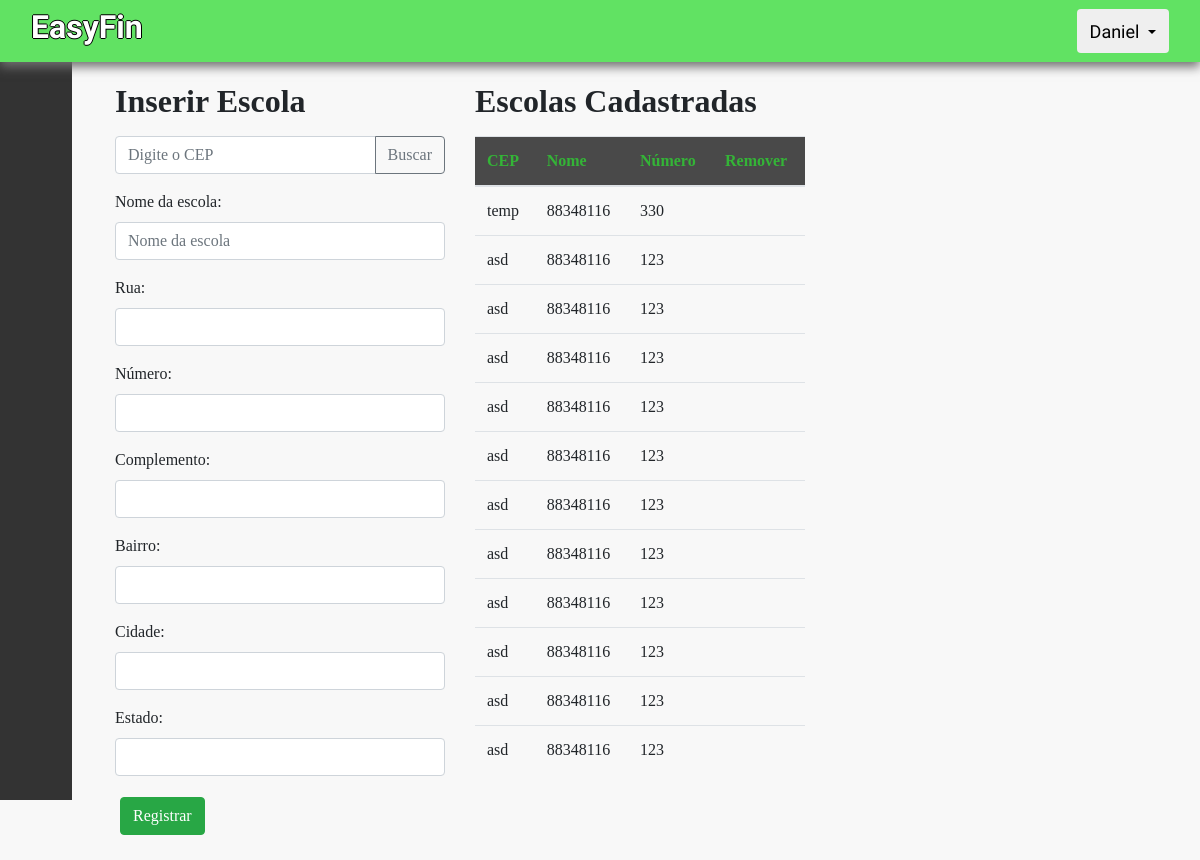
The app's page /escolas (signed in), older data.
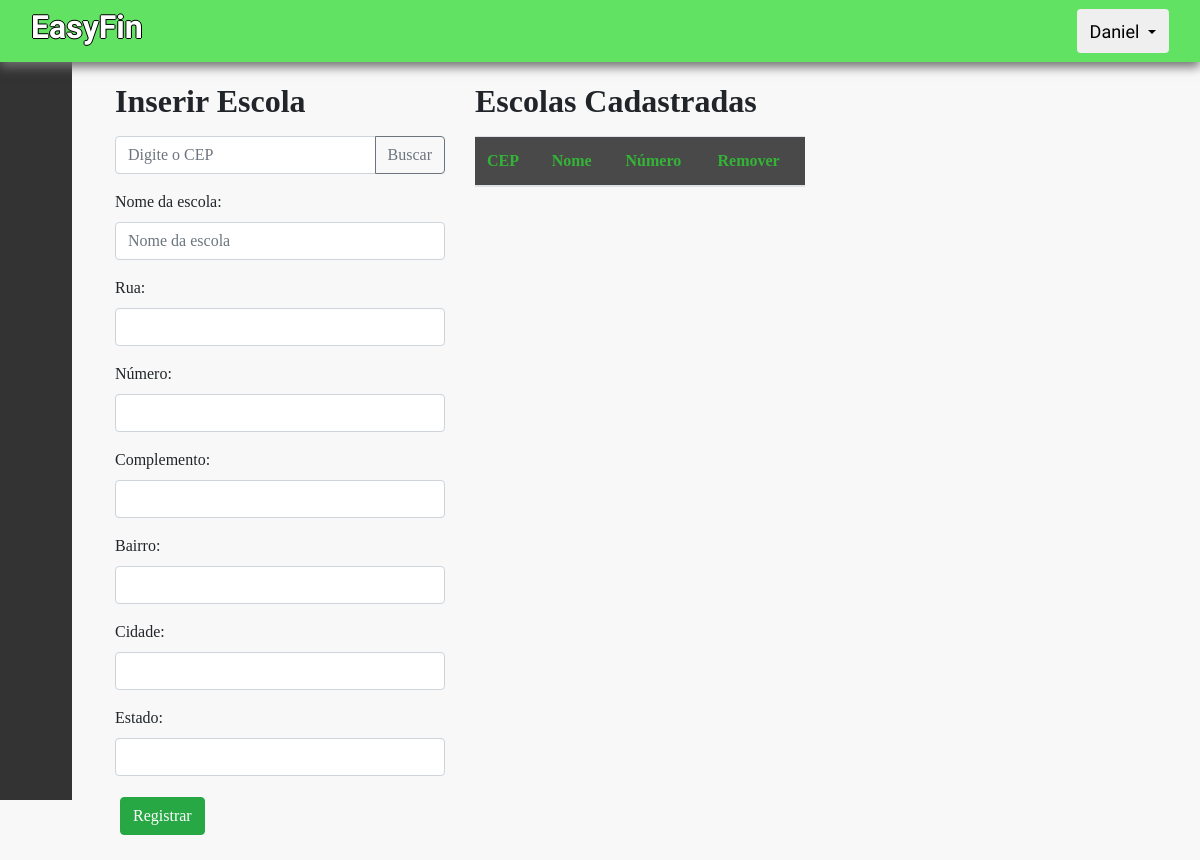
The same page, newer data.
### app/models/tables.py (models this page shows, shortened)
class Professor(db.Model):
    __tablename__ = "professores"
    id = db.Column(db.Integer, primary_key=True)
    email = db.Column(db.String, unique=True)
    nome = db.Column(db.String)
    sobrenome = db.Column(db.String)
    password = db.Column(db.String)
    disciplina = db.Column(db.String)
    @property
    def is_authenticated(self):
        return True

class Escola(db.Model):
    __tablename__ = "escolas"
    id = db.Column(db.Integer, primary_key=True)
    cep = db.Column(db.String)
    nome = db.Column(db.String)
    rua = db.Column(db.String)
    numero = db.Column(db.String)
    complemento = db.Column(db.String)
    bairro = db.Column(db.String)
    cidade = db.Column(db.String)
    estado = db.Column(db.String)

### app/controllers/default.py (the view, shortened to what this page needs)
@app.route("/escolas", methods=["POST", "GET", "DELETE"])
def escolas():
    form = addEscola()
    escolas = Escola.query.all()
    form_rmv = removeEscola()
    return render_template('escolas.html', form=form, escolas=escolas, form_rmv=form_rmv)

### app/models/forms.py
class addEscola(FlaskForm):
    cep = StringField("cep", validators=[DataRequired()])
    nome = StringField("nome", validators=[DataRequired()])
    rua = StringField("rua", validators=[DataRequired()])
    numero = StringField("numero", validators=[DataRequired()])
    complemento = StringField("complemento")
    bairro = StringField("bairro", validators=[DataRequired()])
    cidade = StringField("cidade", validators=[DataRequired()])
    estado = StringField("estado", validators=[DataRequired()])

class removeEscola(FlaskForm):
    nome = StringField("nome", validators=[DataRequired()])

### app/models/tables.py (called while the page is built)
@login_manager.user_loader
def load_user(id):
    return Professor.query.filter_by(id=id).first()

### app/templates/escolas.html (shortened to what this page needs)
{% extends 'logged-base.html' %}
{% block contect %}
<div class="row">
    <div class="col-lg-4">
        <h2 class="subTitulo">Inserir Escola</h2>
        <form action="" method="POST">
            <div class="input-group mb-3">
                {{ form.cep(class="form-control stringInput", placeholder="Digite o CEP", id="cep") }}
                <div class="input-group-append">
                    <button id="search-cep" class="btn btn-outline-secondary" type="button">Buscar</button>
                </div>
            </div>
            <div class="form-group">
                <label>Nome da escola:</label>
                {{ form.nome(class="form-control stringInput", placeholder="Nome da escola", id="nome") }}
            </div>
            <div class="form-group">
                <label>Rua:</label>
                {{ form.rua(class="form-control stringInput", id="rua") }}
            </div>
            <div class="form-group">
                <label>Número:</label>
                {{ form.numero(class="form-control stringInput", id="numero") }}
            </div>
            <div class="form-group">
                <label>Complemento:</label>
                {{ form.complemento(class="form-control stringInput", id="complemento") }}
            </div>
            <div class="form-group">
                <label>Bairro:</label>
                {{ form.bairro(class="form-control stringInput", id="bairro") }}
            </div>
            <div class="form-group">
                <label>Cidade:</label>
                {{ form.cidade(class="form-control stringInput", id="cidade") }}
            </div>
            <div class="form-group">
                <label>Estado:</label>
                {{ form.estado(class="form-control stringInput", id="estado") }}
            </div>
            <button type="submit" class="btn btn-success tn-default btnMargins" id="submit" >Registrar</button>
        </form>
    </div>
    <div class="col-lg-4">
        <h2 class="subTitulo coluna2">Escolas Cadastradas</h2>
        <div class="table-responsive">
            <table class="table" id="rowTable">
                <thead>
                    <tr>
                        <th scope="col">CEP</th>
                        <th scope="col">Nome</th>
                        <th scope="col">Número</th>
                        <th scope="col">Remover</th>
                    </tr>
                </thead>
                <tbody>
                    {% for escola in escolas %}
                    <tr>
                        <td>{{ escola.cep }}</td>
                        <td>{{ escola.nome }}</td>
                        <td>{{ escola.numero }}</td>
                        <td><a href="apagar/escola/{{escola.id}}"></a></td>
                    </tr>
                    {% endfor %}
                </tbody>
            </table>
        </div>
    </div>
</div>
</div>
{% endblock %}

### app/templates/logged-base.html (shortened to what this page needs)
<!DOCTYPE html><html lang="pt-br">
<head>
    <link rel=stylesheet type=text/css href="{{ url_for('static', filename='css/homebase.css') }}">
    <link rel=stylesheet type=text/css href="{{ url_for('static', filename='css/bootstrap.min.css') }}">
    </head>
{% if current_user.is_authenticated %}
<link rel=stylesheet type=text/css href="{{ url_for('static', filename='css/sidebar.css') }}">
<link rel="stylesheet" href="https://cdn.materialdesignicons.com/4.9.95/css/materialdesignicons.min.css"/>
<body class="corpo" style="background-color:rgb(248, 248, 248)">
    <nav class="navbar navPrincipal">
        <div class="container-fluid">
          <h2 class="tituloPrincipal">EasyFin</h2>
          <div class="btn-group">
              <button type="button" class="btn btn-default dropdown-toggle" data-bs-toggle="dropdown" aria-expanded="false" data-toggle="dropdown">
                  <span class="glyphicon glyphicon-user userFont userName">{{ current_user.nome }}</span>
              </button>
          </div>
      </div>
    </nav>
        <aside class="sidebar">
			<nav>
				<ul class="sidebar__nav">
					<li>
						<a href="{{ url_for('dashboard') }}" class="sidebar__nav__link">
						</a>
					</li>
					<li>
						<a href="{{ url_for('professores') }}" class="sidebar__nav__link">
						</a>
					</li>
					<li>
						<a href="{{ url_for('alunos') }}" class="sidebar__nav__link">
						</a>
					</li>
					<li>
						<a href="{{ url_for('noticias') }}" class="sidebar__nav__link">
						</a>
					</li>
					<li>
						<a href="{{ url_for('questoes') }}" class="sidebar__nav__link">
						</a>
					</li>
					<li>
						<a href="{{ url_for('configuracoes') }}" class="sidebar__nav__link">
						</a>
					</li>
				</ul>
			</nav>
		</aside>
			<main class="main">
				<div id="page-content-wrapper">
					<div class="container-fluid">
						{% block contect %}
						{% endblock %}
					</div>
		</main>
</body>
{% endif %}

### app/static/css/homebase.css (style rules this page uses)
:root { --sidebar-width: 4.5em; }
.tituloPrincipal { font-family: 'Kanit', 'sans-serif'; font-weight:700; color: white; text-shadow: -1px 0 black, 0 1px black, 1px 0 black, 0 -1px black; }
.subTitulo { margin-bottom: 15px; font-weight: bold; }
.navPrincipal { background-color: #61e263; font-size: 35px; padding: 5px; box-shadow: 0px 5px 10px 0px #707070; z-index:999; }
.main { font-family: 'Noto Sans JP', 'sans-serif'; margin: 20px; }
.userFont { font-family: 'Kanit', 'sans-serif'; }
.btnMargins { margin: 5px; }
thead { background-color: rgb(73, 73, 73); color: #34b437; }
a:link { text-decoration: none !important; }
@media (min-width: 572px) { .main { margin-left: 100px; } }
@media (min-width: 572px) { .userName { font-size: 18px; } }

### app/static/css/sidebar.css (style rules this page uses)
.sidebar { background-color: #333; position: fixed; transition: width 0.2s ease; z-index:100; }
#page-content-wrapper { margin: 15px auto; position: relative; }
.sidebar nav { height: 100%; }
.sidebar .sidebar__nav { display: flex; height: 100%; list-style: none; margin: 0; padding: 0; }
.sidebar .sidebar__nav .sidebar__nav__link { align-items: center; color: #bbb; display: flex; padding-left: 20px; text-decoration: none; transition: color 0.2s ease, background-color 0.2s ease; font-family: 'Kanit', 'sans-serif'; }
@media (min-width: 572px) { .sidebar { margin-top: -62px; height: 100vh; left: 0; width: var(--sidebar-width); } }
@media (min-width: 572px) { .sidebar .sidebar__nav { flex-direction: column; } }
@media (min-width: 572px) { .sidebar .sidebar__nav li:last-child { margin-top: auto; padding-bottom: 60px; } }
@media (min-width: 572px) { .sidebar .sidebar__nav li:first-child { margin-top: 60px; } }
@media (min-width: 572px) { .sidebar .sidebar__nav .sidebar__nav__link { padding: 1em; } }

Row changes from the older to the newer data that the page shows:
removed Escola: cep "temp", nome "88348116", numero "330"
removed Escola: cep "asd", nome "88348116", numero "123"
removed Escola: cep "asd", nome "88348116", numero "123"
removed Escola: cep "asd", nome "88348116", numero "123"
removed Escola: cep "asd", nome "88348116", numero "123"
removed Escola: cep "asd", nome "88348116", numero "123"
removed Escola: cep "asd", nome "88348116", numero "123"
removed Escola: cep "asd", nome "88348116", numero "123"
removed Escola: cep "asd", nome "88348116", numero "123"
removed Escola: cep "asd", nome "88348116", numero "123"
removed Escola: cep "asd", nome "88348116", numero "123"
removed Escola: cep "asd", nome "88348116", numero "123"
